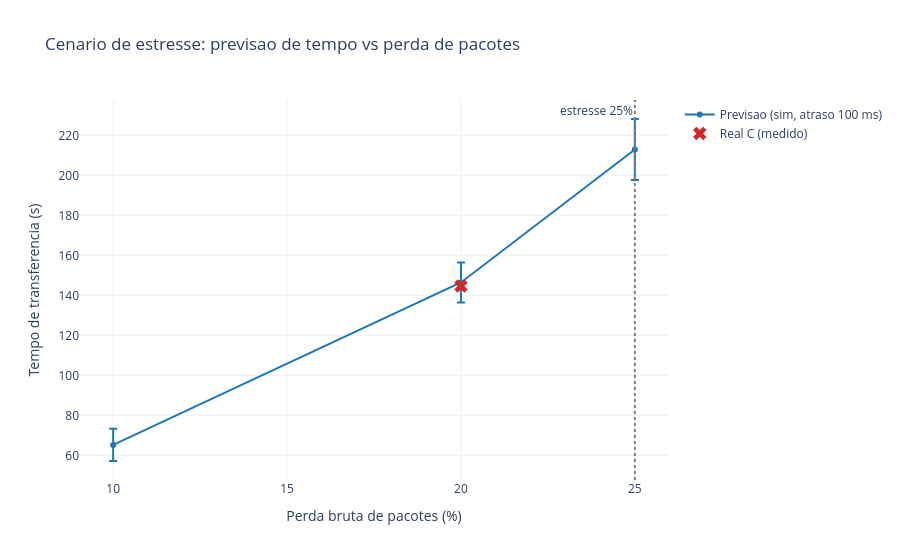

Notebook source saved alongside this figure:
### Markdown cell above
## D8 — Cenário de estresse 25% (tarefa 8)
A perda do `tc` é por pacote (bruta); o simulador consome a efetiva `1-(1-p)³`. Mantendo o atraso de C (100 ms), previmos o tempo a 25% de perda bruta (p_ef ≈ 57,8%) — acima do cenário C, na tendência monotônica.

### Code cell
from src.sim.stress import StressForecast, build_figure as stress_fig

print(StressForecast(reps=30, seed=1).generate_report())
stress_fig(reps=30, seed=1).show()

### Figure 1 — Plotly figure (JSON) as saved in the notebook; plotly's stock layout.template omitted (floating-point values rounded to 4 significant figures)
{"data": [{"error_y": {"array": [8.035, 9.977, 15.25], "type": "data", "visible": true}, "line": {"color": "#1f77b4"}, "mode": "lines+markers", "name": "Previsao (sim, atraso 100 ms)", "type": "scatter", "x": [10, 20, 25], "y": [65.18, 146.4, 212.9]}, {"marker": {"color": "#d62728", "size": 12, "symbol": "x"}, "mode": "markers", "name": "Real C (medido)", "type": "scatter", "x": [20], "y": [144.6]}], "layout": {"annotations": [{"showarrow": false, "text": "estresse 25%", "x": 25, "xanchor": "right", "xref": "x", "y": 1, "yanchor": "top", "yref": "y domain"}], "shapes": [{"line": {"color": "#7f7f7f", "dash": "dot"}, "type": "line", "x0": 25, "x1": 25, "xref": "x", "y0": 0, "y1": 1, "yref": "y domain"}], "title": {"text": "Cenario de estresse: previsao de tempo vs perda de pacotes"}, "xaxis": {"title": {"text": "Perda bruta de pacotes (%)"}}, "yaxis": {"title": {"text": "Tempo de transferencia (s)"}}}}
